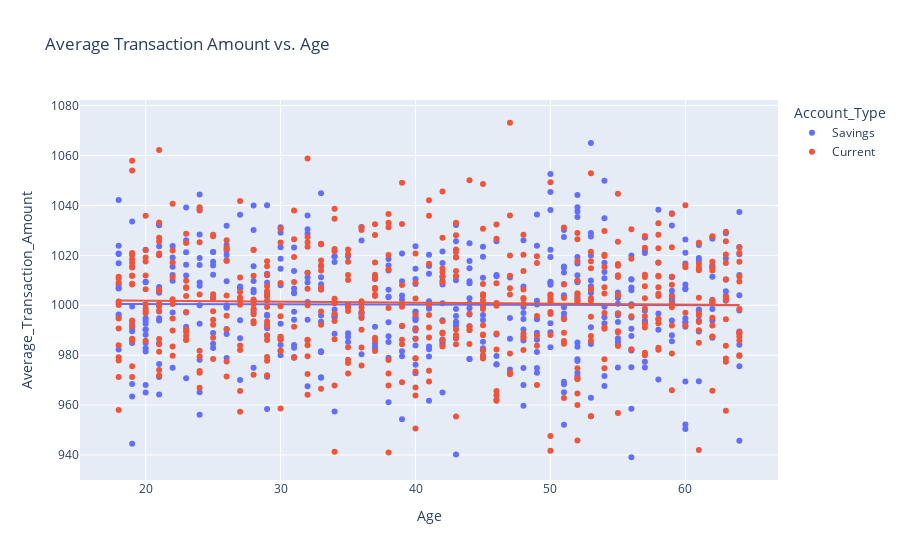

The code cell stored with this chart in its notebook:
### Code cell
# Average Transaction Amount vs. Age
fig_scatter_avg_amount_age = px.scatter(data, x='Age',
                                        y='Average_Transaction_Amount',
                                        color='Account_Type',
                                        title='Average Transaction Amount vs. Age',
                                        trendline='ols')
fig_scatter_avg_amount_age.show()

### Figure 1 — Plotly figure (JSON) as saved in the notebook; plotly's stock layout.template omitted (floating-point values rounded to 4 significant figures; data arrays with more than 128 entries replaced by an {"elided": "..."} marker saying what was removed)
{"data": [{"hovertemplate": "Account_Type=Savings<br>Age=%{x}<br>Average_Transaction_Amount=%{y}<extra></extra>", "legendgroup": "Savings", "marker": {"color": "#636efa", "symbol": "circle"}, "mode": "markers", "name": "Savings", "orientation": "v", "showlegend": true, "type": "scatter", "x": {"elided": "484 int values"}, "xaxis": "x", "y": {"elided": "484 float values"}, "yaxis": "y"}, {"hovertemplate": "<b>OLS trendline</b><br>Average_Transaction_Amount = -0.0102589 * Age + 1000.71<br>R<sup>2</sup>=0.000048<br><br>Account_Type=Savings<br>Age=%{x}<br>Average_Transaction_Amount=%{y} <b>(trend)</b><extra></extra>", "legendgroup": "Savings", "marker": {"color": "#636efa", "symbol": "circle"}, "mode": "lines", "name": "Savings", "showlegend": false, "type": "scatter", "x": {"elided": "484 int values"}, "xaxis": "x", "y": {"elided": "484 float values"}, "yaxis": "y"}, {"hovertemplate": "Account_Type=Current<br>Age=%{x}<br>Average_Transaction_Amount=%{y}<extra></extra>", "legendgroup": "Current", "marker": {"color": "#EF553B", "symbol": "circle"}, "mode": "markers", "name": "Current", "orientation": "v", "showlegend": true, "type": "scatter", "x": {"elided": "516 int values"}, "xaxis": "x", "y": {"elided": "516 float values"}, "yaxis": "y"}, {"hovertemplate": "<b>OLS trendline</b><br>Average_Transaction_Amount = -0.0402788 * Age + 1002.68<br>R<sup>2</sup>=0.000711<br><br>Account_Type=Current<br>Age=%{x}<br>Average_Transaction_Amount=%{y} <b>(trend)</b><extra></extra>", "legendgroup": "Current", "marker": {"color": "#EF553B", "symbol": "circle"}, "mode": "lines", "name": "Current", "showlegend": false, "type": "scatter", "x": {"elided": "516 int values"}, "xaxis": "x", "y": {"elided": "516 float values"}, "yaxis": "y"}], "layout": {"autosize": true, "legend": {"title": {"text": "Account_Type"}, "tracegroupgap": 0}, "title": {"text": "Average Transaction Amount vs. Age"}, "xaxis": {"anchor": "y", "autorange": true, "domain": [0, 1], "range": [15.2, 66.8], "title": {"text": "Age"}, "type": "linear"}, "yaxis": {"anchor": "x", "autorange": true, "domain": [0, 1], "range": [928.0, 1084.0], "title": {"text": "Average_Transaction_Amount"}, "type": "linear"}}}
